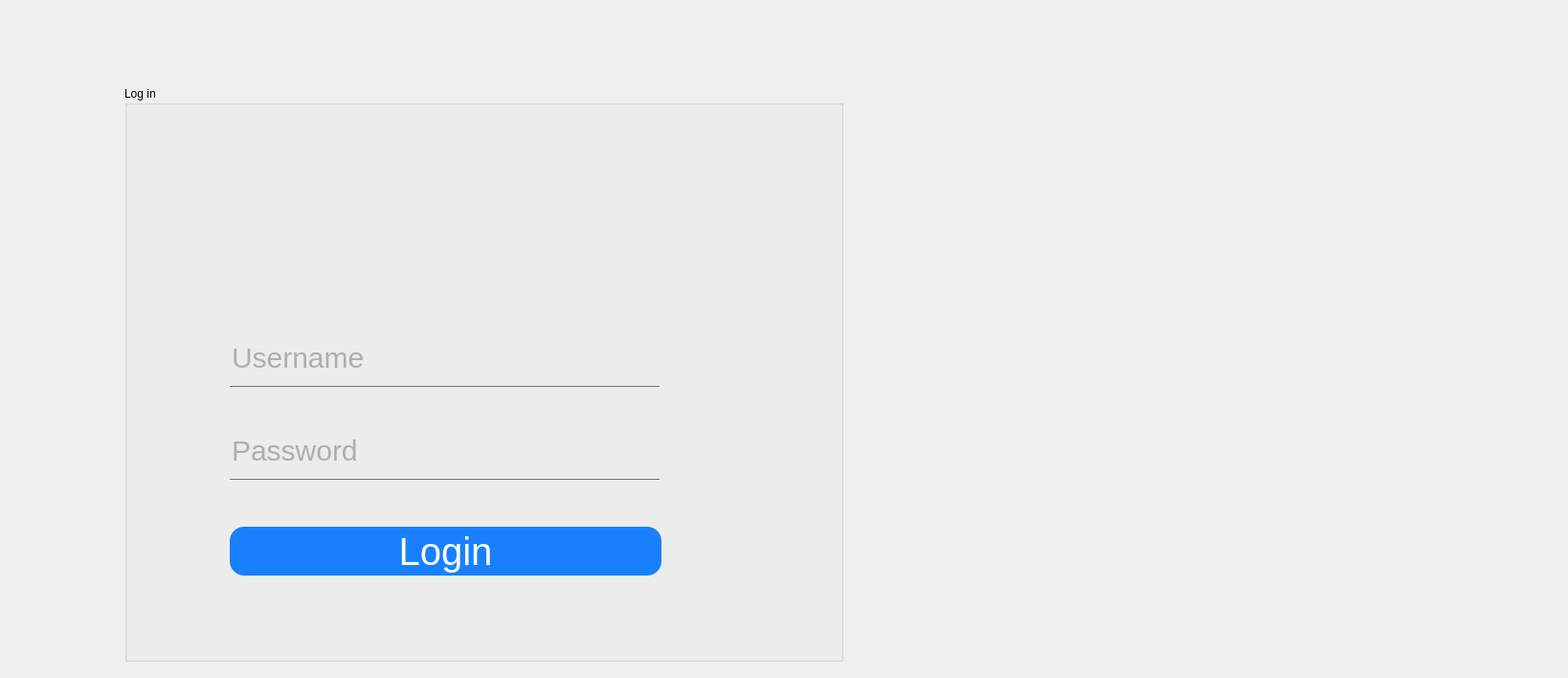
<?xml version="1.0" encoding="UTF-8"?>
<ui version="4.0">
 <class>Form</class>
 <widget class="QWidget" name="Form">
  <property name="geometry">
   <rect>
    <x>0</x>
    <y>0</y>
    <width>1638</width>
    <height>708</height>
   </rect>
  </property>
  <property name="windowTitle">
   <string>Form</string>
  </property>
  <property name="styleSheet">
   <string notr="true"/>
  </property>
  <widget class="QGroupBox" name="groupBox">
   <property name="geometry">
    <rect>
     <x>130</x>
     <y>90</y>
     <width>751</width>
     <height>601</height>
    </rect>
   </property>
   <property name="title">
    <string>Log in</string>
   </property>
   <widget class="QLabel" name="label_26">
    <property name="geometry">
     <rect>
      <x>520</x>
      <y>270</y>
      <width>41</width>
      <height>41</height>
     </rect>
    </property>
    <property name="text">
     <string/>
    </property>
    <property name="pixmap">
     <pixmap resource="../../me/Projet/C++/p_final/rsc.qrc">:/new/prefix1/username.png</pixmap>
    </property>
    <property name="scaledContents">
     <bool>true</bool>
    </property>
   </widget>
   <widget class="QLineEdit" name="password">
    <property name="geometry">
     <rect>
      <x>110</x>
      <y>350</y>
      <width>449</width>
      <height>61</height>
     </rect>
    </property>
    <property name="cursor">
     <cursorShape>IBeamCursor</cursorShape>
    </property>
    <property name="styleSheet">
     <string notr="true">QLineEdit {
background:transparent;
border:none;
color:#717072;
border-bottom:1px solid #717072;
font-size:30px;
font-family:Arial, Helvetica, sans-serif;
}</string>
    </property>
    <property name="text">
     <string/>
    </property>
    <property name="echoMode">
     <enum>QLineEdit::Password</enum>
    </property>
    <property name="placeholderText">
     <string>Password</string>
    </property>
   </widget>
   <widget class="QPushButton" name="login">
    <property name="geometry">
     <rect>
      <x>110</x>
      <y>460</y>
      <width>451</width>
      <height>51</height>
     </rect>
    </property>
    <property name="styleSheet">
     <string notr="true">QPushButton {
	color: rgb(29, 146, 255);
color: #fff;
background:#1880ff;
border-radius: 15px;
font-size:40px;
font-family:Arial, Helvetica, sans-serif;
}
QPushButton:hover {
color:#fff;
border:15px;
background:#6c6c6c;
}
</string>
    </property>
    <property name="text">
     <string>Login</string>
    </property>
   </widget>
   <widget class="QLineEdit" name="username">
    <property name="geometry">
     <rect>
      <x>110</x>
      <y>253</y>
      <width>449</width>
      <height>61</height>
     </rect>
    </property>
    <property name="cursor">
     <cursorShape>IBeamCursor</cursorShape>
    </property>
    <property name="styleSheet">
     <string notr="true">QLineEdit {
background:transparent;
border:none;
color:#717072;
border-bottom:1px solid #717072;
font-size:30px;
font-family:Arial, Helvetica, sans-serif;
}</string>
    </property>
    <property name="text">
     <string/>
    </property>
    <property name="placeholderText">
     <string>Username</string>
    </property>
   </widget>
   <widget class="QLabel" name="label_9">
    <property name="geometry">
     <rect>
      <x>530</x>
      <y>370</y>
      <width>31</width>
      <height>31</height>
     </rect>
    </property>
    <property name="text">
     <string/>
    </property>
    <property name="pixmap">
     <pixmap resource="../../me/Projet/C++/p_final/rsc.qrc">:/new/prefix1/password.png</pixmap>
    </property>
    <property name="scaledContents">
     <bool>true</bool>
    </property>
   </widget>
   <widget class="QLabel" name="label">
    <property name="geometry">
     <rect>
      <x>130</x>
      <y>-10</y>
      <width>341</width>
      <height>281</height>
     </rect>
    </property>
    <property name="text">
     <string/>
    </property>
    <property name="pixmap">
     <pixmap>../../../Downloads/Webp.net-resizeimage__1_-removebg-preview.png</pixmap>
    </property>
   </widget>
  </widget>
 </widget>
 <resources/>
 <connections/>
</ui>
